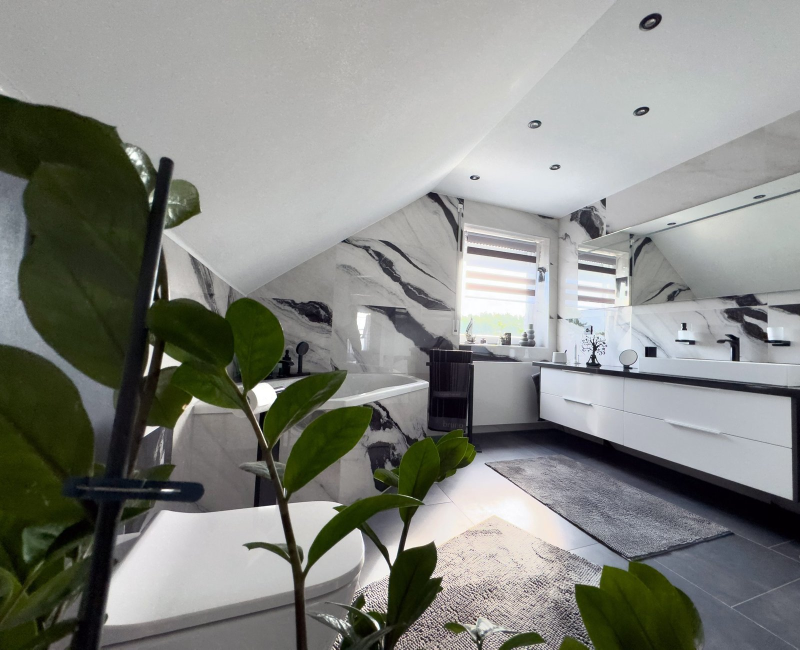
#> input picture bad-serie/fotos/Mair_Bad_6a435537.jpg, 1600 x 1299 px, given in place of b625344f4.jpg, which was not available (shown at 1/2 size)
$ python render.py ../../bad-serie/fotos/Mair_Bad_6a435537.jpg ../../bad-serie/fotos/Mair_Bad_8c3473ed.jpg
#> lines starting #> are read from the running program, lines starting #| are printed output that depends on the picture; pictures that were not available may be replaced by others from this repository, and a replacement may not be noted
import sys, math, subprocess
import numpy as np
from PIL import Image, ImageDraw, ImageFont, ImageFilter

W, H, FPS = 1080, 1920, 30
GF = '/usr/share/fonts/truetype/google-fonts/'
LORA = GF + 'Lora-Variable.ttf'; LORAI = GF + 'Lora-Italic-Variable.ttf'
OD = '/usr/share/fonts/opentype/inter/'
BLK = OD + 'InterDisplay-Black.otf'; BLD = OD + 'InterDisplay-Bold.otf'; SEM = OD + 'Inter-SemiBold.otf'
DJ = '/usr/share/fonts/truetype/dejavu/'
_fc = {}
# [9 lines left out: function F, not called in this run]
GREEN = (108, 208, 74); DGREEN = (40, 96, 38); WHITE = (255, 255, 255); INK = (22, 24, 24)
PAPER = (244, 241, 235); GOLD = (198, 164, 98)
def clamp(x, a=0.0, b=1.0): return max(a, min(b, x))
def eo(x): x = clamp(x); return 1 - (1 - x) ** 3
def eob(x):
    x = clamp(x); c1 = 1.7; c3 = c1 + 1
    return 1 + c3 * (x - 1) ** 3 + c1 * (x - 1) ** 2
def prog(t, a, d): return clamp((t - a) / d)
def tw(d, s, f): b = d.textbbox((0, 0), s, font=f); return b[2] - b[0]
rng = np.random.default_rng(5)
GRAIN = [rng.normal(0, 3.5, (H, W, 1)).astype(np.float32) for _ in range(4)]

def cover(fn, w, h, zoom=1.12):
#> called with fn = 'b625344f4.jpg', w = 1080, h = 1920, zoom = 1.12
    im = Image.open(fn).convert('RGB'); s = max(w * zoom / im.width, h * zoom / im.height)
#> in cover, im is the input picture: PIL image 1600x1299 RGB; mean R, G, B 133.6, 135.6, 130.4
#> after `s = max(w * zoom / im.width, h * zoom / im.height)`: s = 1.66
    im = im.resize((int(im.width * s), int(im.height * s)), Image.LANCZOS)
#> im: PIL image 2648x2150 RGB
    x = (im.width - int(w * zoom)) // 2; y = (im.height - int(h * zoom)) // 2
#> after `x = (im.width - int(w * zoom)) // 2`: x = 719
#> after `y = (im.height - int(h * zoom)) // 2`: y = 0
    return im.crop((x, y, x + int(w * zoom), y + int(h * zoom)))
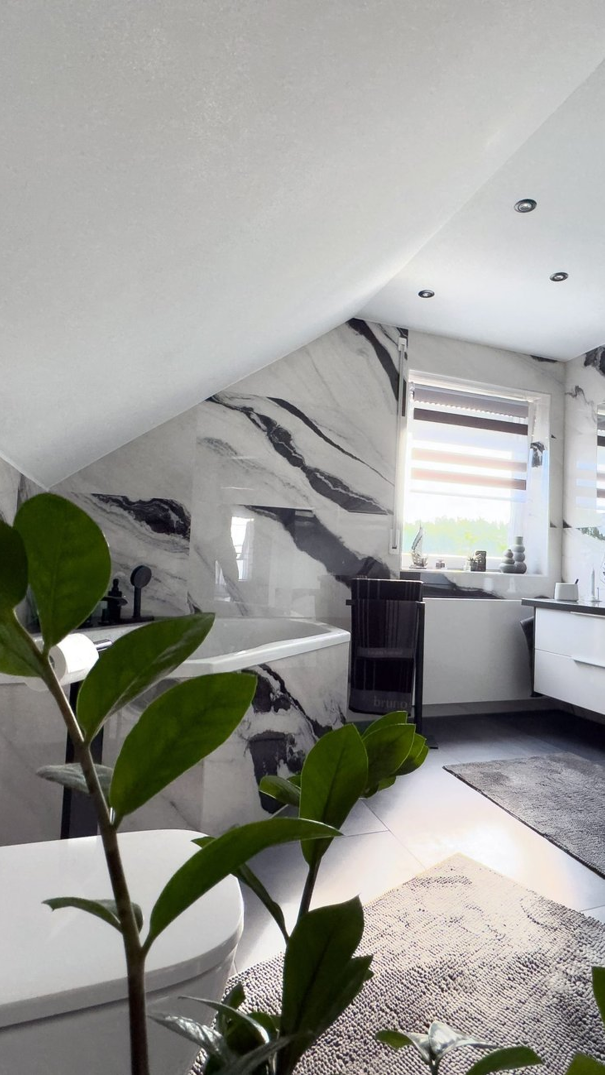
#> returned value: PIL image 1209x2150 RGB (shown at 1/2 size); mean R, G, B 153.4, 153.7, 149.1
#> call 2 of cover, with fn = 'bf97d34de.jpg', w = 1080, h = 1920, zoom = 1.12
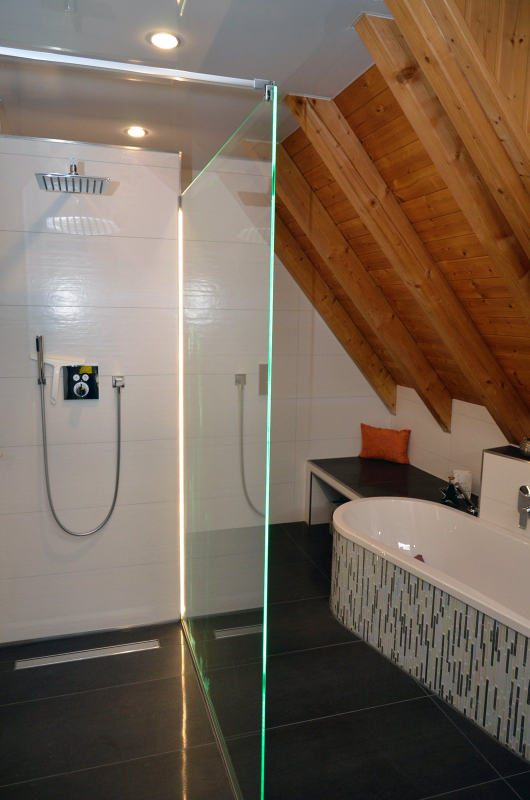
#> input picture bad-serie/fotos/Mair_Bad_8c3473ed.jpg, 1060 x 1600 px, given in place of bf97d34de.jpg, which was not available (shown at 1/2 size)
#> in cover, im is the input picture: PIL image 1060x1600 RGB; mean R, G, B 119, 102.7, 88.6
#> in cover (call 2), `return im.crop((x, y, x + int(w * zoom), y + int(h * zoom)))`:
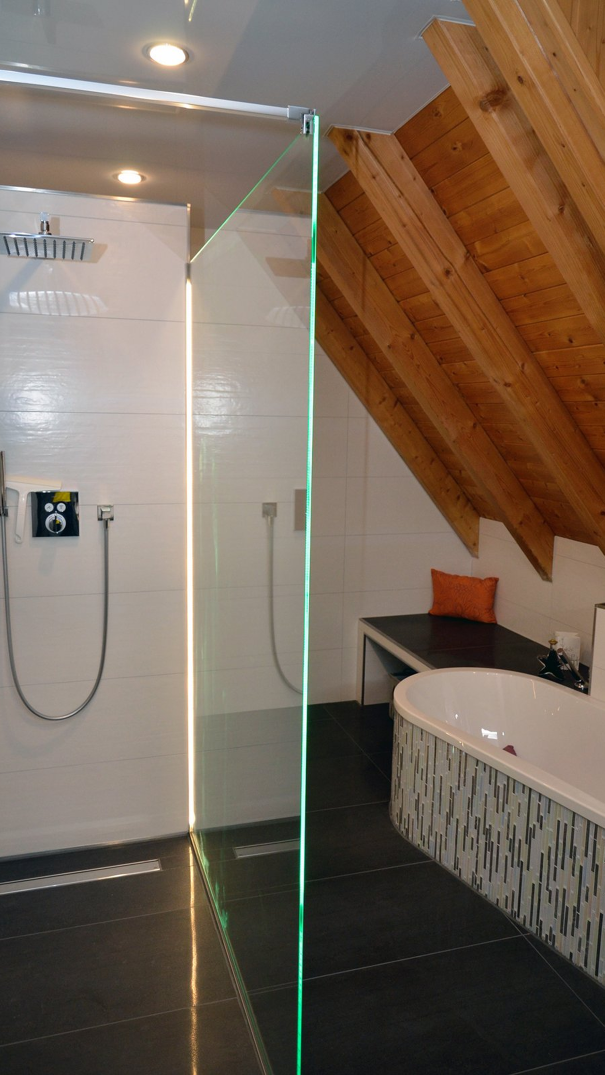
#> returned value: PIL image 1209x2150 RGB (shown at 1/2 size); mean R, G, B 119.1, 103.1, 89
# [14 lines left out: functions kb, logo, not called in this run]

def render(frame, dur, out):
#> (the run stopped early here; a loop or call above may not have finished)
